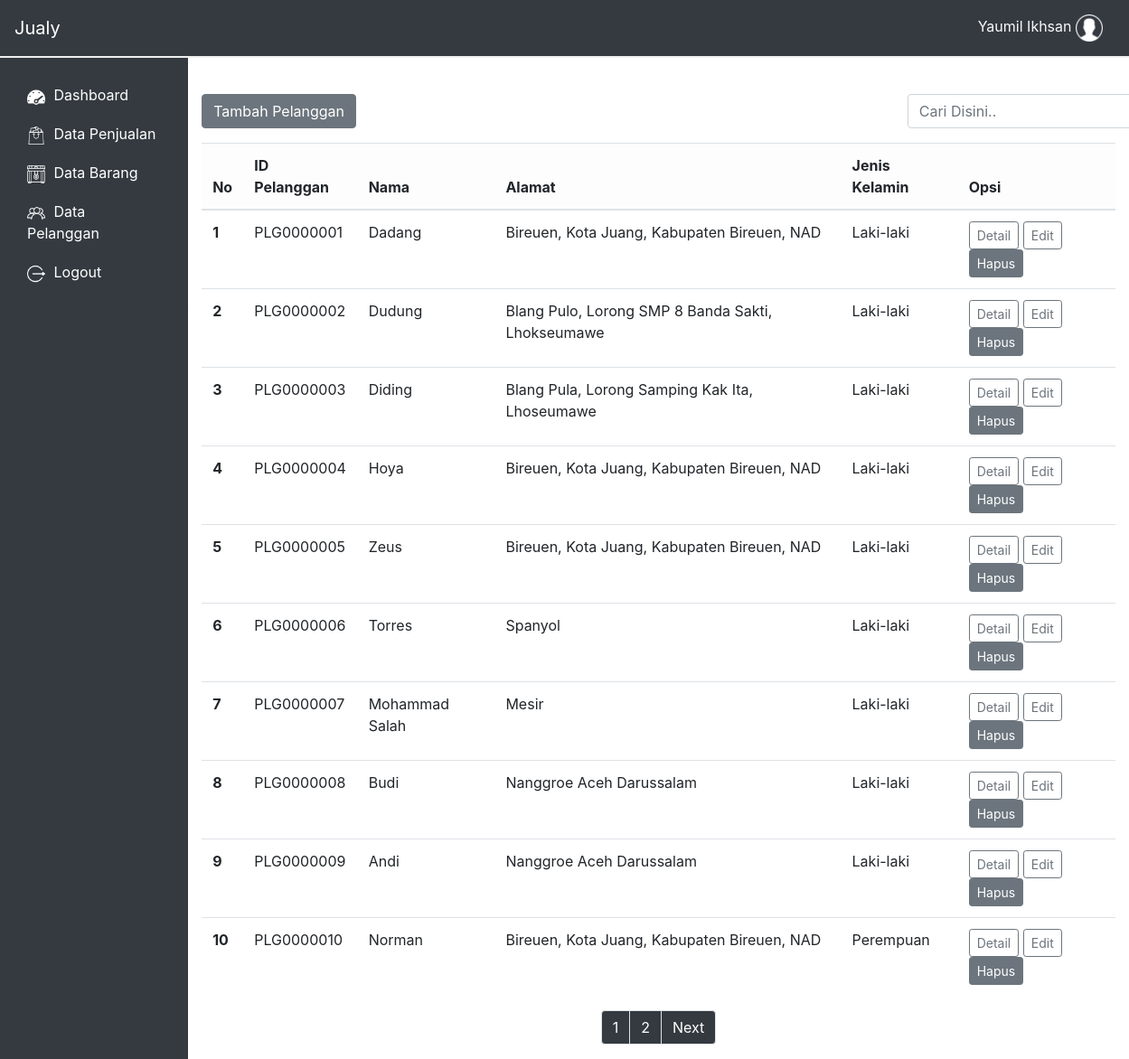
Screenshot of /dashboard/pembeli.php (signed in) with the database file from the repository.
### tables this page shows
CREATE TABLE `pegawai` (
  `id_pegawai` varchar(8) NOT NULL,
  `nama_pegawai` varchar(30) NOT NULL,
  `password` varchar(20) NOT NULL,
  `jenis_kelamin` set('Perempuan','Laki-laki') NOT NULL,
  `alamat` varchar(60) NOT NULL,
  `no_hape` varchar(13) NOT NULL,
  `shift` set('Pagi','Siang','Malam') NOT NULL
);

CREATE TABLE `pembeli` (
  `id_pembeli` varchar(10) NOT NULL,
  `nama` varchar(30) DEFAULT NULL,
  `alamat` varchar(50) DEFAULT NULL,
  `jenis_kelamin` set('Perempuan','Laki-laki') DEFAULT NULL,
  `no_hape` varchar(13) DEFAULT NULL,
  `pelanggan` tinyint(1) NOT NULL DEFAULT '0'
);

### dashboard/functions/act.php (called while the page is built, shortened)
<?php
    function ambil($query){
        global $link;
        if($ambil = mysqli_query($link, $query) or die(mysqli_error())){
            return $ambil;
        }
    }
    function ambil_nama_pegawai($kode_username){
        $query = "SELECT nama_pegawai FROM pegawai WHERE id_pegawai='$kode_username'";
        return ambil($query);
    }
    function tampilkan_pembeli($mulai, $halaman){
        $query = "SELECT * FROM pembeli LIMIT $mulai, $halaman";
        return ambil($query);
    }
?>

### dashboard/pembeli.php (the view, shortened to what this page needs)
<?php
    require_once 'view/header.php';
?>
<br>
<div class="container-fluid my-3">
    <div class="row">
        <div class="col-4">
            <button class="btn btn-md btn-secondary" type="button" data-toggle="modal" data-target="#tambahBarang" aria-hidden="true"> Tambah Pelanggan</button>
        </div>
        <div class="col-3 offset-5">
            <form class="form-inline mr-3" action="" method="post">
                <input type="search" id="cari_pembeli" class="form-control" name="keyword" placeholder="Cari Disini..">
            </form>
        </div>
    </div>
</div>
<?php
    $halaman = 10;
    $page = isset($_GET['halaman'])? (int)$_GET['halaman'] : 1;
    $mulai = ($page > 1) ? ($page * $halaman) - $halaman : 0;
    $sql = mysqli_query($link, "SELECT * FROM pembeli");
    $total = mysqli_num_rows($sql);
    $pages = ceil($total / $halaman);
?>
<div id="table" class="container">
    <div class="row">
        <div class="col-12">
            <table class="table table-hover">
                <thead class="table-light">
                    <tr>
                        <th scope="col">No</th>
                        <th scope="col">ID Pelanggan</th>
                        <th scope="col">Nama</th>
                        <th scope="col">Alamat</th>
                        <th scope="col">Jenis Kelamin</th>
                        <th scope="col">Opsi</th>
                    </tr>
                </thead>
                <tbody>
                    <tr>
                    <?php
                        if (isset($_POST['keyword'])){
                            $pembeli = cari_pembeli($_POST['keyword']);
                        }
                        else{
                            $pembeli = tampilkan_pembeli($mulai, $halaman);
                        }
                        $no = $mulai + 1;
                        while($row = mysqli_fetch_assoc($pembeli)){
                    ?>
                        <th scope="row"><?= $no++ ?></th>
                        <td><?= $row['id_pembeli'] ?></td>
                        <td><?= $row['nama']?></td>
                        <td><?= $row['alamat'] ?></td>
                        <td><?= $row['jenis_kelamin'] ?></td>
                        <td>
                            <span>
                                <a href="pembeli_detail.php?id=<?= $row['id_pembeli']; ?>" class="btn btn-outline-secondary btn-sm">Detail</a>
                                <a href="pembeli_edit.php?id=<?= $row['id_pembeli']; ?>" class="btn btn-outline-secondary btn-sm">Edit</a>
                                <a id="hapus" href="" class="btn btn-secondary text-white btn-sm"
                                onclick="if(confirm('Apakah kamu yakin ingin menghapus data pembeli ini?')){
                                            location.href='pembeli_hapus.php?id=<?php echo $row['id_pembeli']; ?>'
                                            }">
                                    Hapus
                                </a>
                            </span>
                        </td>
                    </tr>
                    <? } ?>
                </tbody>
            </table>
        </div>
        <div class="col-12">
            <nav aria-label="">
                <ul class="pagination justify-content-center">
                                <?php
                        for($x=1; $x<=$pages; $x++){
                            ?>
                                <li class="page-item ">
                                    <a class="page-link text-white bg-dark" href="?halaman=<?= $x ?>"><?= $x ?></a>
                                </li>
                            <?php
                        }
                        ?>
                        <?php
                        if (!isset($_GET['halaman'])) {
                            ?>
                                <li class="page-item ">
                                <a class="page-link text-white bg-dark" href="?halaman=<?= 2 ?>">Next</a>
                                </li>
                            <?
                            }
                        ?>
                </ul>
            </nav>
        </div>
    </div>
</div>
<?php require_once 'view/footer.php'; ?>

### dashboard/view/header.php (shortened to what this page needs)
<!DOCTYPE html>
<html lang="en">
<head>
	<link rel="stylesheet" href="assets\bootstrap\css\bootstrap.min.css">
	<link rel="stylesheet" href="assets\bootstrap\css\daterangepicker.css">
	<link rel="stylesheet" href="main.css">
	<?
		if($_SESSION['username']=="admin"){
			$username = "Admin";
		}
		else {
			$kode_username = $_SESSION['username'];
			$hasil_ambil = ambil_nama_pegawai($kode_username);
			$data_username = mysqli_fetch_assoc($hasil_ambil);
			$username = $data_username['nama_pegawai'];
		}
	?>
</head>
<body>
<div class="row no-gutters">
	<div class="col-12">
		<nav class="navbar navbar-expand-lg navbar-dark bg-dark navbar-jualy">
			<a class="navbar-brand text-white" href="/jualy/">Jualy</a>
			<div class="navbar-collapse collapse justify-content-end" id="target-menu">
				<ul  class="nav navbar-nav">
					<li class="nav-item">
						<a class="text-light nav-link" href="#">
						<?= $username;?>
						<span id="icon-menu">
								<img style="width: 30px; height:auto;" src="assets/img/user.png">
							</span>
					</a>
					</li>
				</ul>
			</div>
		</nav>
	</div>
</div>
<div class="body-jualy">
	<div class="row no-gutters">
		<div class="col-2 bg-dark">
			<div id="nav-jualy">
				<div id="side-nav">
					<div class="list-group">
						<div class="list-group-item bg-dark"></div>
						<a class="list-group-item list-group-item-action bg-dark text-white" href="index.php">
							<span id="icon-menu">
								<img style="width: 20px; height:auto;" src="assets/img/dashboard.png">
							</span>
							Dashboard
						</a>
						<a class="list-group-item list-group-item-action bg-dark text-white" href="penjualan.php">
							<span id="icon-menu">
								<img style="width: 20px; height:auto;" src="assets/img/penjualan.png">
							</span>
							Data Penjualan
						</a>
						<a class="list-group-item list-group-item-action bg-dark text-white" href="barang.php">
							<span id="icon-menu">
								<img style="width: 20px; height:auto;" src="assets/img/barang.png">
							</span>
							Data Barang
						</a>
						<a class="list-group-item list-group-item-action bg-dark text-white" href="pembeli.php">
							<span id="icon-menu">
								<img style="width: 20px; height:auto;" src="assets/img/pembeli.png">
							</span>
							Data Pelanggan
						</a>
						<a class="list-group-item list-group-item-action bg-dark text-white" href="../logout.php">
							<span id="icon-menu">
								<img style="width: 20px; height:auto;" src="assets/img/logout.png">
							</span>
							Logout
						</a>
						<div class="list-group-item bg-dark"></div>
					</div>
				</div>
			</div>
		</div>
		<div class="col-10">
			<div class="content-jual">

### dashboard/main.css (style rules this page uses)
* { margin: 0; padding: 0; }
.body-jualy .row .col-2 { margin: 0; }
.navbar-jualy { border-bottom: 2px solid #eee; }
#side-nav { height: 600px; }
.list-group-item { border: none; padding: 10px 30px; border-radius: 0; }
.list-group { border-radius: 0; }
#icon-menu { margin-right: 5px; }

### rows the page displays
pegawai: nama_pegawai "Yaumil Ikhsan"
pembeli: id_pembeli "PLG0000001", nama "Dadang", alamat "Bireuen, Kota Juang, Kabupaten Bireuen, NAD", jenis_kelamin "Laki-laki"
pembeli: id_pembeli "PLG0000002", nama "Dudung", alamat "Blang Pulo, Lorong SMP 8 Banda Sakti, Lhokseumawe", jenis_kelamin "Laki-laki"
pembeli: id_pembeli "PLG0000003", nama "Diding", alamat "Blang Pula, Lorong Samping Kak Ita, Lhoseumawe", jenis_kelamin "Laki-laki"
pembeli: id_pembeli "PLG0000004", nama "Hoya", alamat "Bireuen, Kota Juang, Kabupaten Bireuen, NAD", jenis_kelamin "Laki-laki"
pembeli: id_pembeli "PLG0000005", nama "Zeus", alamat "Bireuen, Kota Juang, Kabupaten Bireuen, NAD", jenis_kelamin "Laki-laki"
pembeli: id_pembeli "PLG0000006", nama "Torres", alamat "Spanyol", jenis_kelamin "Laki-laki"
pembeli: id_pembeli "PLG0000007", nama "Mohammad Salah", alamat "Mesir", jenis_kelamin "Laki-laki"
pembeli: id_pembeli "PLG0000008", nama "Budi", alamat "Nanggroe Aceh Darussalam", jenis_kelamin "Laki-laki"
pembeli: id_pembeli "PLG0000009", nama "Andi", alamat "Nanggroe Aceh Darussalam", jenis_kelamin "Laki-laki"
pembeli: id_pembeli "PLG0000010", nama "Norman", alamat "Bireuen, Kota Juang, Kabupaten Bireuen, NAD", jenis_kelamin "Perempuan"
